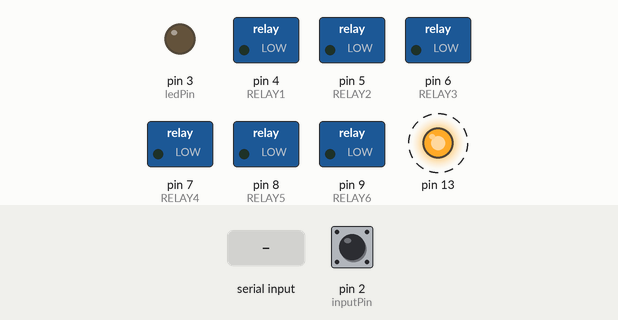
Bench run of a sketch on a simulated Arduino Uno, built with avr-gcc and run on an emulated ATmega328P. On the bench: switched loads named in the sketch (green lamp = pin HIGH), output pins drawn as LEDs (lit = HIGH). Dashed ring = blinking. The inputs (shaded band) are chosen by the test bench; at power-on: pin 2 (inputPin) HIGH. What the sketch prints to the serial monitor is not drawn.

Above: at 1.26 s.
1.3 s: "0\n" received over Serial
Timing chart, 0 to 10.3 s (numbered marks = the images above; inputs shaded):
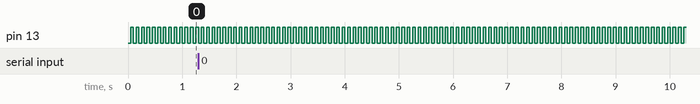

Measured:
- by itself, pin 13: alternates HIGH for 0.05 s and LOW for 0.05 s

The sketch:

new_timer_control.ino
```cpp
char byteRead;
int val = 0; //this variable will read the value from the sensor
#define RELAY1  4
#define RELAY2  5
#define RELAY3  6
#define RELAY4  7
#define RELAY5  8
#define RELAY6  9

#define CYCLE_MAX 5  //number of cycles of 4 levels

volatile int pulsecount = 0;
int ledPin = 3;
int inputPin = 2; //Pin number 2 for proximity switch
unsigned int pulse;
int time_steps = 0;

char output[6];
int count = 0; //to count number of bytes coming in. 6 at a time, one for each camera
char current[6];
boolean toggle1 = 0;
int cycle_count = 0;

void pulse_fun()
{
  pulsecount++;
  //digitalWrite(ledPin, HIGH);
  //delay(50);
  //digitalWrite(ledPin, LOW);
}


ISR(TIMER1_COMPA_vect){

  if (toggle1){
    digitalWrite(13,HIGH);
    toggle1 = 0;
  }
  else{
    digitalWrite(13,LOW);
    toggle1 = 1;
  }

  time_steps = time_steps + 1;


  for(int i = 0; i < 6; i++)
  {

      if(current[i] == '0' )
      {

        digitalWrite(i+4,LOW);
      }
      else if(current[i] == '1' && (time_steps % 4) == 1)
      {

        digitalWrite(i+4,LOW);
      }
      else if(current[i] == '2'  && (time_steps % 4) == 2)
      {
        digitalWrite(i+4,LOW);
      }
      else if(current[i] == '3'  && (time_steps % 4) == 3)
      {
        digitalWrite(i+4,LOW);
      }


  }
  if(time_steps == CYCLE_MAX * 4)
  {
    //new cyclec will start according to new output
    time_steps = 0;
    if(pulsecount > 5)
    {
      for(int i = 0; i < 6; i++)
      {
        current[i] = output[i];
      }
      for(int i = 0; i < 6; i++)
      {
        if(current[i] != '0')
        {
          digitalWrite(i+4,HIGH);
        }
      }
      pulsecount = 0;
    }
    else
    {
      for(int i = 0; i < 6; i++)
      {
        current[i] = '0';
      }

    }
    //TCNT1  = 0;
    //TIMSK1 |= (0 << OCIE1A);
  }
  if((time_steps % 4) == 0 && time_steps != CYCLE_MAX * 4)
  {
    //repeat same cycle
    for(int i = 0; i < 6; i++)
    {
      if(current[i] != '0')
      {
        digitalWrite(i+4,HIGH);
      }
    }
  }

}
void setup() {
  Serial.begin(9600);

  //pinMode(inputPin, INPUT); //declare infrared sensor as input
  pinMode(ledPin, OUTPUT);
  pinMode(13, OUTPUT);
  pinMode(RELAY1, OUTPUT);
  pinMode(RELAY2, OUTPUT);
  pinMode(RELAY3, OUTPUT);
  pinMode(RELAY4, OUTPUT);
  pinMode(RELAY5, OUTPUT);
  pinMode(RELAY6, OUTPUT);
  cli();


  TCCR1A = 0;// set entire TCCR1A register to 0
  TCCR1B = 0;// same for TCCR1B
  TCNT1  = 0;//initialize counter value to 0
  // set compare match register for 1hz increments
  OCR1A = 781;// = (16*10^6) / (2*1024) - 1 (must be <65536) //500ms = 7816
  // turn on CTC mode
  TCCR1B |= (1 << WGM12);
  // Set CS10 and CS12 bits for 1024 prescaler
  TCCR1B |= (1 << CS12) | (1 << CS10);
  // enable timer compare interrupt
  TIMSK1 |= (1 << OCIE1A);


  sei();//allow interrupts

  attachInterrupt(0, pulse_fun, FALLING);

  for(int i = 0; i < 6; i++)
    {
        digitalWrite(i+4,LOW);
        current[i] = '0';
        output[i] = '0';
    }


}

void loop()
{


  if (Serial.available())
  {
    byteRead = Serial.read();
    Serial.write(byteRead);

    output[count] = byteRead;

    count = count + 1;

    if(count == 6)
    {
       Serial.write("\n");
      /*for(int i = 0; i < 6; i++)
       {
       Serial.write(output[i]);
       if(output[i] != '0')
       {
       digitalWrite(i+4,HIGH);
       }
       }*/

      count = 0;
      //TCNT1  = 0;
      //TIMSK1 |= (1 << OCIE1A);

    }


  }
}
```
